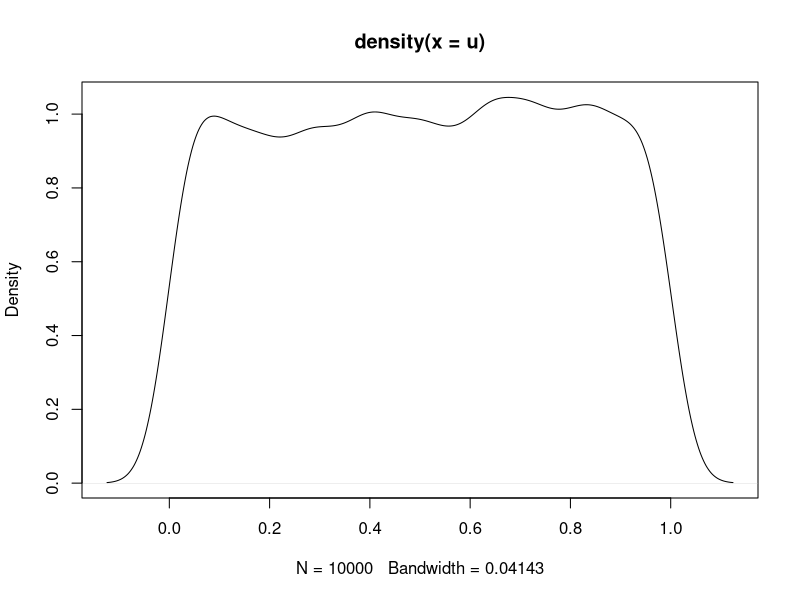
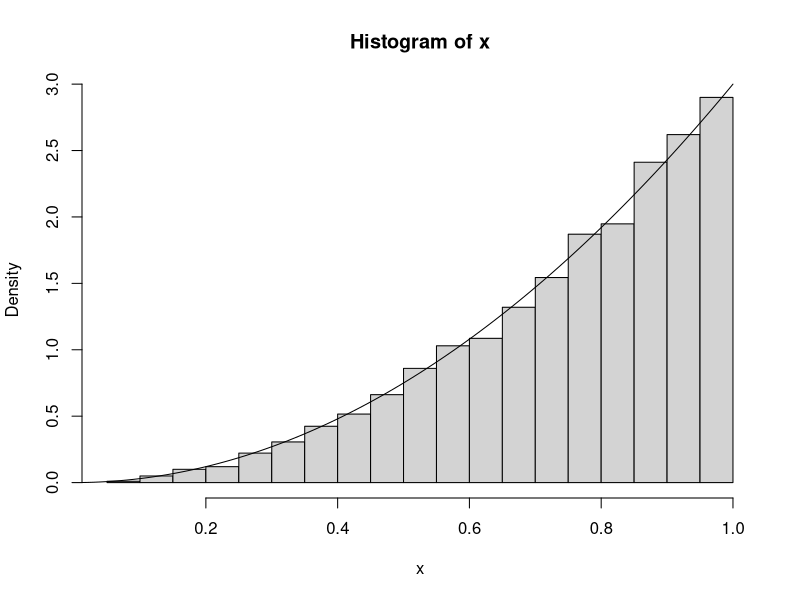
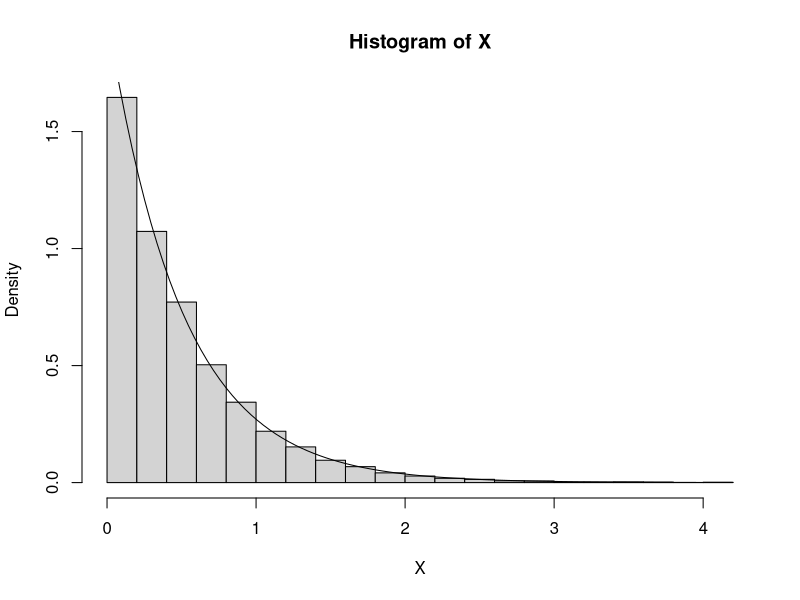
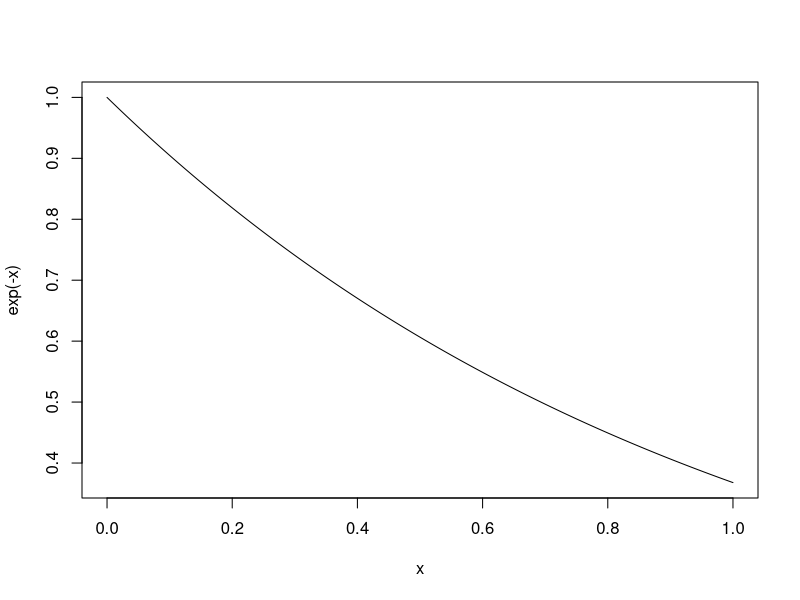
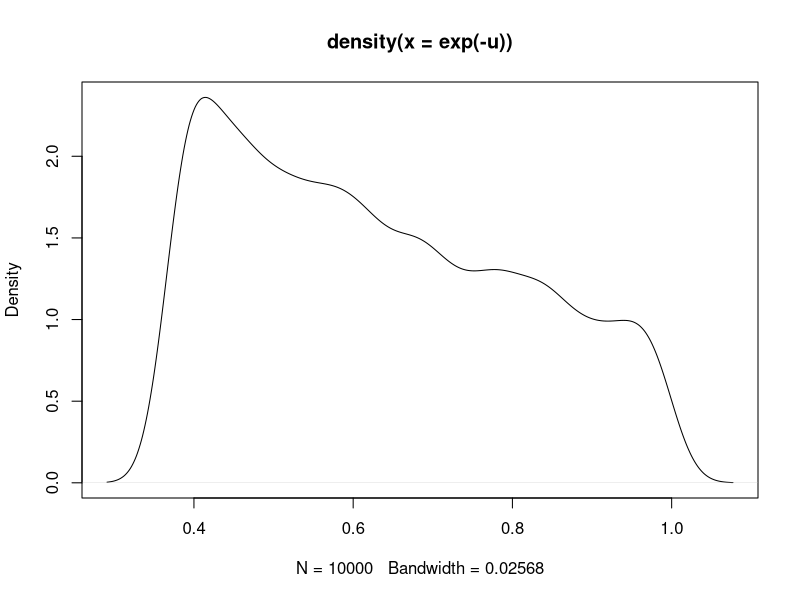
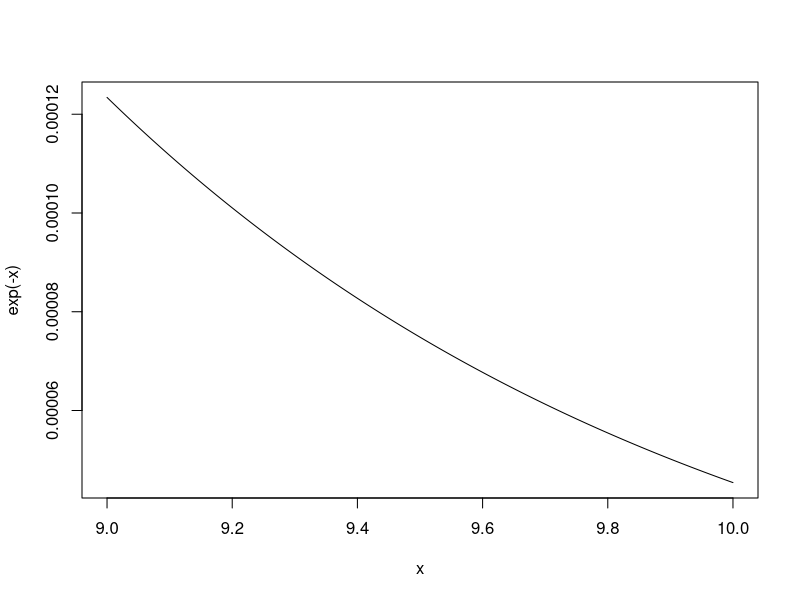
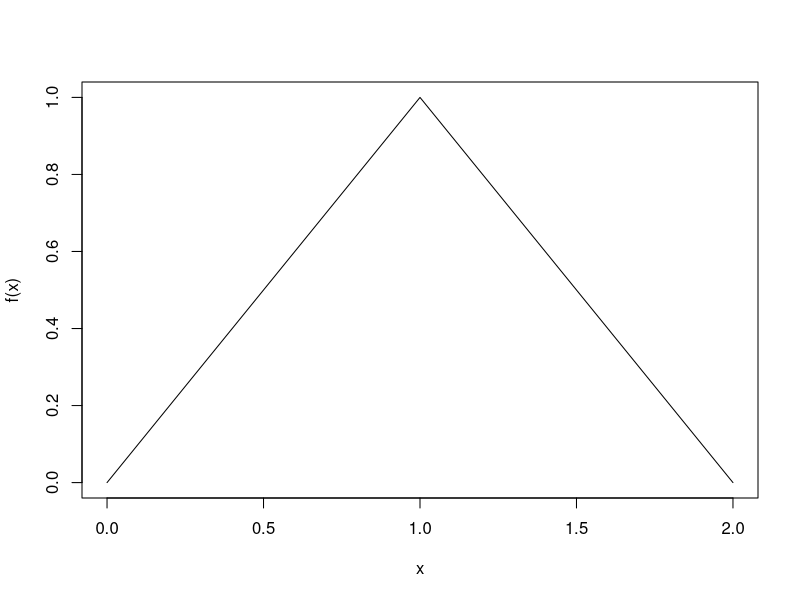
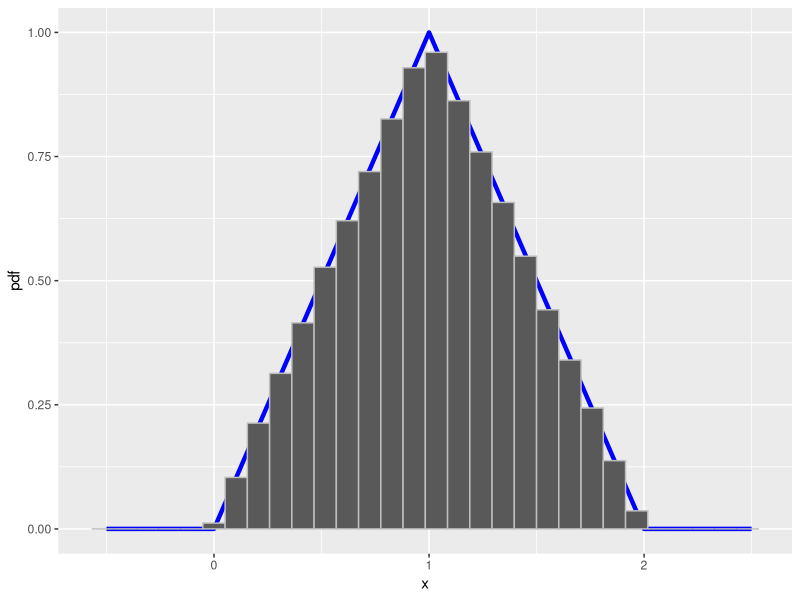

The R script that drew these images, in order: (Note: this script raises an error after producing the figures.)
set.seed(2231) # For reproducible results
u<-runif(10000,0,1)
plot(density(u))

################################################ Done  
######## Inverse transform method ##############
################################################

# Example 1 to calculate density: fx=3x^2, 0<x<1, CDF Fx(x)=x^3, Inv-CDF(u)=u^(1/3)
#F^(-1)x(u)=Fx(x)
n=10000
u=runif(n)
x=u^(1/3)
hist(x,prob=T)
#plot(x,u)

y=seq(0,1,0.01)
lines(y,3*y^2)
#plot(u,3*u^2)

# Monte carlo integration
mean(3*u^2)
1^3

# Example 2: Exponential distribution with lambda=2
# FY(x)= P(Y<x)= int 2*exp(-2*y)dy= 1-exp(-2x)
# FY^(-1)(y)=-ln(1-y)/2
lambda      <-  2
num.samples <-  10000
U           <-  runif(num.samples)
X           <- -log(1-U)/lambda
hist(X,freq=F)
curve(dexp(x, rate=lambda),add=T)

# Monte carlo integration
mean(2*exp(-2*u))
1-exp(-2)

################################################  Done
######## Simple Monte Carlo  ###################
################################################
sims=10000
x=seq(0,1,length=sims)
plot(x,exp(-x),type="l")


u<-runif(sims,0,1)
mean(exp(-u))*1 # Expected value from simulation
(1-0)^2/sims *var(exp(-u)) # Variance/efficiency of simulation
1-exp(-1) # Expected value from integration
plot(density(exp(-u))) 

Monte_Basic<-function(sims,a,b){
  stopifnot(b>a)
u<-runif(sims,a,b)
val1<-mean(exp(-u))*(b-a)
val2<-exp(-a)-exp(-b)
varMC<-(b-a)^2/sims *var(exp(-u))
return(c("MCmean",val1,"INTmean",val2,"MCvar",varMC))
}
Monte_Basic(10000,1,5)
Monte_Basic(10000,9,10)
x=seq(9,10,length=1000)
plot(x,exp(-x),type="l")


################################################   Done
######## Acceptrance/Rejection #################
################################################

triangle.pdf = function(x){
  ifelse((0 < x) & (x < 1), x, 
         ifelse((1 <= x) & (x < 2), 2 - x, 0)) 
}
x=seq(0, 2, by = 0.01)
y= triangle.pdf(x)
plot(x,y,type="l",ylab="f(x)",xlab="x")
runif(20,0,2)
triangle_plot.dat = data.frame(x = seq(-0.5, 2.5, by = 0.01),
                               y = triangle.pdf(seq(-0.5, 2.5, by = 0.01)),
                               x_sample = runif(301, 0, 2),
                               y_sample = runif(301, 0, 1))
library(ggplot2)
jpeg(filename = "AR.jpg",width = 1300,height = 1000,res = 300)
ggplot(triangle_plot.dat, aes(x = x, y = y))+
  geom_line() + xlab("x") + ylab("Probability density function")+
  geom_point(aes(x_sample, y_sample), shape = 1,size=0.9)+
  geom_line(data=data.frame(x=0:2,y=1), linetype="dotted",size=1.2)+
  geom_line(data=data.frame(x=0,y=0:1), linetype="dotted",size=1.2)+
  geom_line(data=data.frame(x=2,y=0:1), linetype="dotted",size=1.2)
dev.off()

accept_reject = function(fx, n = 100, prop.val=1) {
  #simulates a sample of size n from the pdf fx using the accept reject algorithm
  x = numeric(n)
  count = 0
  
  while(count < n) {
    temp.x <- runif(1, 0, 2)
    u <- runif(1, 0, 1)
    if (u < fx(temp.x)) {
      count = count + 1
      x[count] <- temp.x
    }
  }
  
  return(x)
}

triangle.sample = accept_reject(triangle.pdf, 90000,prop.val = 1)


ggplot(triangle_plot.dat, aes(x = x, y = y)) +
  geom_line(color = "blue", size = 1.5) + xlab("x") + ylab("pdf") +
  geom_histogram(data = data.frame(x = triangle.sample), aes(x = x, y = ..density..), col = "gray" )


plot(density(triangle.sample,adjust = 0.5),main = "")

length(triangle.sample)/50000 # Probability of acceptance

time<-proc.time()
triangle.sample = accept_reject(triangle.pdf, 50000, prop.val = 1 ) # Optimal
time-proc.time()


time<-proc.time()
triangle.sample = accept_reject(triangle.pdf, 50000, prop.val = 10) # Less optimal
time-proc.time()


################################################  Done
######## Metropolis (random-walk) ##############
################################################ M Denwood tweaked example

jpeg(filename = "Prior_Metropolis.jpg",width = 1000,height = 1000,res=150)
plot(density(rbeta(10000,0.1,1)),main = "",xlab = "Prevalence")
dev.off()

round(table(rbinom(n = 5*10^7,size = 1,prob = 50/10^4))[2]/
        table(rbinom(n = 5*10^7,size = 1,prob = 50/10^4))[1],7)


library('coda')
metropolis <- function(burnin = 0, sample = 1000000, sigma = 0.01,
                       initial_value = 0.01, plot=TRUE){
  stopifnot(initial_value > 0, initial_value < 1)
  stopifnot(sigma > 0)
  burnin <- as.integer(burnin)
  sample <- as.integer(sample)
  stopifnot(burnin >= 0)
  stopifnot(sample > 0)
  # Redefine these to work on the log scale:
  llikelihood_fun <- function(prevalence)
    dbinom(50, 10^4, prevalence, log=TRUE)
  lprior_fun <- function(prevalence)
    dbeta(prevalence, 0.1, 1, log=TRUE)
  parameters <- numeric(burnin+sample)
  parameters[1] <- initial_value
  current <- initial_value
  post <- llikelihood_fun(current) + lprior_fun(current)
  for(i in 2:(burnin+sample)){
    proposal <- rnorm(1, current, sigma)
    if(proposal > 0 && proposal < 1){
      U=log(runif(1,0,1))
      newpost <- llikelihood_fun(proposal) + lprior_fun(proposal)
      accept <- U <= newpost-post      
      if(accept){
        current <- proposal
        post <- newpost
      }
    }
    parameters[i] <- current
  }
  
  if(plot && burnin > 0){
    plot(1:burnin, parameters[1:burnin], type='l', col='red',
         xlim=c(1,burnin+sample), #  ylim=c(0,1)
         main='Parameter values (red:burnin, blue:sample)',
         ylab='prevalence', xlab='Iteration')
    lines((burnin+1):(burnin+sample), parameters[-(1:burnin)], col='blue')
  }else if(plot){
    plot(1:sample, parameters, type='l', col='blue',
         xlim=c(1,burnin+sample),# ylim=c(0,1),
         main='Parameter values (red:burnin, blue:sample)',
         ylab='prevalence', xlab='Iteration')
  }
  parameters_coda <- window(coda::as.mcmc(parameters), start=burnin+1)
  varnames(parameters_coda) <- 'prevalence'
  return(list(parameters_coda=parameters_coda,parameters=parameters))
}

jpeg(filename = "Metropolis_Results.jpg",width = 1000,height = 1000,res=150)
set.seed(2231)
samples1 <- metropolis(burnin = 5000, sample = 10000, initial_value=0.01)
dev.off()

samples2 <- metropolis(burnin = 5000, sample = 10000, initial_value=0.0001)

jpeg(filename = "Metropolis_Results_Mix.jpg",width = 1000,height = 1000,res=150)
plot(samples1$parameters,type = 'l',col="blue",ylab = "Prevalence",xlab="Iteration",
     main = "Multiple MCMC chains")
lines(samples2$parameters,type = 'l',col="red")
dev.off()


set.seed(2231)
samples1 <- metropolis(burnin = 5000, sample = 10000, initial_value=0.01)
samples2 <- metropolis(burnin = 5000, sample = 10000, initial_value=0.0001)
mean(samples1)
effectiveSize(samples1$parameters_coda) # 10000/647.67=15.43 iterations to get an independent sample
HPDinterval(samples1$parameters_coda) # True posterior 95% credible interval
autocorr(samples$parameters_coda, lags=1)
autocorr.plot(samples$parameters_coda)


# Changing the variance of the candidate value.
par(mfrow=c(1,3))
samples_SmallS <- metropolis(sigma=0.00001, sample = 10000) # Moves only close
samples_NormalS <- metropolis(sigma=0.01, sample = 10000) # Decent movement
samples_largeS <- metropolis(sigma=1, sample = 10000) # Difficulty to identify move
par(mfrow=c(1,3))
geweke.plot(samples_SmallS$parameters_coda) # geweke.diag
geweke.plot(samples_NormalS$parameters_coda)
geweke.plot(samples_largeS$parameters_coda)

1-pnorm(abs(geweke.diag(samples_largeS$parameters_coda)[1]$z)) # p-value for convergence.

autocorr.plot(samples_SmallS$parameters_coda, lags=1) # autocorr
autocorr.plot(samples_NormalS$parameters_coda, lags=1)
autocorr.plot(samples_largeS$parameters_coda, lags=1)


gelman.diag() # For multiple chains




################################################  
######## Gibbs sampling ########################
################################################ I Ntzoufras tweaked example
# Dataa$temperature
set.seed(234)
burnin=450
y<-c(32,36,37,34,38,36,33,36,37,35,32,35); bary<-mean(y); n<-length(y) 
Iterations<-20000
muO<-0; s0<-100; a0<-0.001; b0<-0.001

theta <- matrix(nrow=Iterations, ncol=2) 
cur.mu<-0; cur.tau<-1; cur.s<-sqrt(1/cur.tau)

for (t in 1:Iterations){ 
  w<- s0^2/( cur.s^2/n+ s0^2)
  m <- w*bary + (1-w)*muO 
  s <- sqrt( w * cur.s^2/n)
  cur.mu <- rnorm(1, m, s)
  a <- a0 + 0.5*n
  b <- b0 + 0.5 * sum( (y-cur.mu)^2)
  cur.tau <- rgamma( 1, a, b)
  cur.s <- sqrt(1/cur.tau) 
  theta[t,]<-c( cur.mu, cur.s)
}

jpeg(filename = "Gibbs_Results_Uni.jpg",width = 1000,height = 700,res=150)
par(mfrow=c(1,2))
plot(theta[450:Iterations,1],type="l",main = "mu", ylab="")
plot(theta[450:Iterations,2],type="l",main = "sigma", ylab="")
dev.off()

jpeg(filename = "Gibbs_Results_both.jpg",width = 1000,height = 1000,res=150)
par(mfrow=c(2,2))
plot(theta[450:459,1],theta[450:459,2],
     type="l",main = "[10]", ylab="sigma", xlab="mu",lwd=0.1)
plot(theta[450:474,1],theta[450:474,2],
     type="l",main = "[25]", ylab="sigma", xlab="mu",lwd=0.1)
plot(theta[450:649,1],theta[450:649,2],
     type="l",main = "[200]", ylab="sigma", xlab="mu",lwd=0.1)
plot(theta[450:Iterations,1],theta[450:Iterations,2],
     type="p",main = "[19550]", ylab="sigma", xlab="mu",lwd=0.1)
dev.off()

jpeg(filename = "Gibbs_Results_both_stepbystep.jpg",width = 1000,height = 1000,res=150)
plot(c(NA,rep(theta[450:459,1],each=2)[-20]),rep(theta[450:459,2],each=2),
     type="l",main = "[10]", ylab="sigma", xlab="mu",lwd=0.1)

dev.off()


parameters_coda <- window(coda::as.mcmc(theta), start=burnin+1)
varnames(parameters_coda) <- c('mu','sigma')


effectiveSize(parameters_coda) # XX iterations to get an independent sample
HPDinterval(parameters_coda) # True posterior 95% credible interval
autocorr(parameters_coda, lags=1)
autocorr.plot(parameters_coda)
geweke.plot(parameters_coda)
geweke.diag(parameters_coda) # z-score
1-pnorm(abs(geweke.diag(parameters_coda)[1]$z)) # p-value for convergence.
